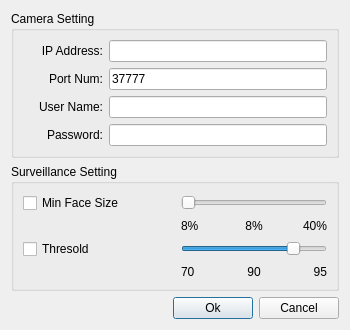
<?xml version="1.0" encoding="UTF-8"?>
<ui version="4.0">
 <class>IpCameraOneSettingDlg</class>
 <widget class="QDialog" name="IpCameraOneSettingDlg">
  <property name="geometry">
   <rect>
    <x>0</x>
    <y>0</y>
    <width>350</width>
    <height>330</height>
   </rect>
  </property>
  <property name="minimumSize">
   <size>
    <width>350</width>
    <height>330</height>
   </size>
  </property>
  <property name="maximumSize">
   <size>
    <width>350</width>
    <height>330</height>
   </size>
  </property>
  <property name="windowTitle">
   <string>Chanel Setting</string>
  </property>
  <layout class="QGridLayout" name="gridLayout_3">
   <item row="0" column="0">
    <widget class="QGroupBox" name="groupBox">
     <property name="title">
      <string>Camera Setting</string>
     </property>
     <layout class="QGridLayout" name="gridLayout">
      <item row="0" column="0">
       <layout class="QHBoxLayout" name="horizontalLayout_4">
        <item>
         <widget class="QLabel" name="lblIpAddress">
          <property name="minimumSize">
           <size>
            <width>80</width>
            <height>0</height>
           </size>
          </property>
          <property name="maximumSize">
           <size>
            <width>80</width>
            <height>16777215</height>
           </size>
          </property>
          <property name="text">
           <string>IP Address:</string>
          </property>
          <property name="alignment">
           <set>Qt::AlignRight|Qt::AlignTrailing|Qt::AlignVCenter</set>
          </property>
         </widget>
        </item>
        <item>
         <widget class="QLineEdit" name="editIpAddress"/>
        </item>
       </layout>
      </item>
      <item row="1" column="0">
       <layout class="QHBoxLayout" name="horizontalLayout_5">
        <item>
         <widget class="QLabel" name="lblUserName_2">
          <property name="minimumSize">
           <size>
            <width>80</width>
            <height>0</height>
           </size>
          </property>
          <property name="maximumSize">
           <size>
            <width>80</width>
            <height>16777215</height>
           </size>
          </property>
          <property name="text">
           <string>Port Num:</string>
          </property>
          <property name="alignment">
           <set>Qt::AlignRight|Qt::AlignTrailing|Qt::AlignVCenter</set>
          </property>
         </widget>
        </item>
        <item>
         <widget class="QLineEdit" name="editPortNum">
          <property name="text">
           <string>37777</string>
          </property>
          <property name="maxLength">
           <number>6</number>
          </property>
         </widget>
        </item>
       </layout>
      </item>
      <item row="2" column="0">
       <layout class="QHBoxLayout" name="horizontalLayout_3">
        <item>
         <widget class="QLabel" name="lblUserName">
          <property name="minimumSize">
           <size>
            <width>80</width>
            <height>0</height>
           </size>
          </property>
          <property name="maximumSize">
           <size>
            <width>80</width>
            <height>16777215</height>
           </size>
          </property>
          <property name="text">
           <string>User Name:</string>
          </property>
          <property name="alignment">
           <set>Qt::AlignRight|Qt::AlignTrailing|Qt::AlignVCenter</set>
          </property>
         </widget>
        </item>
        <item>
         <widget class="QLineEdit" name="editUserName"/>
        </item>
       </layout>
      </item>
      <item row="3" column="0">
       <layout class="QHBoxLayout" name="horizontalLayout_2">
        <item>
         <widget class="QLabel" name="lblPassword">
          <property name="minimumSize">
           <size>
            <width>80</width>
            <height>0</height>
           </size>
          </property>
          <property name="maximumSize">
           <size>
            <width>80</width>
            <height>16777215</height>
           </size>
          </property>
          <property name="text">
           <string>Password:</string>
          </property>
          <property name="alignment">
           <set>Qt::AlignRight|Qt::AlignTrailing|Qt::AlignVCenter</set>
          </property>
         </widget>
        </item>
        <item>
         <widget class="QLineEdit" name="editPassword">
          <property name="echoMode">
           <enum>QLineEdit::Password</enum>
          </property>
         </widget>
        </item>
       </layout>
      </item>
     </layout>
    </widget>
   </item>
   <item row="1" column="0">
    <widget class="QGroupBox" name="groupBox_2">
     <property name="title">
      <string>Surveillance Setting</string>
     </property>
     <layout class="QGridLayout" name="gridLayout_2">
      <item row="1" column="3">
       <widget class="QLabel" name="m_lblCurFaceSize_Min">
        <property name="text">
         <string>8%</string>
        </property>
        <property name="alignment">
         <set>Qt::AlignCenter</set>
        </property>
       </widget>
      </item>
      <item row="0" column="0">
       <widget class="QCheckBox" name="m_chkFaceSize">
        <property name="text">
         <string>Min Face Size</string>
        </property>
       </widget>
      </item>
      <item row="1" column="4">
       <widget class="QLabel" name="m_lblMaxFaceSize_Min">
        <property name="text">
         <string>40%</string>
        </property>
        <property name="alignment">
         <set>Qt::AlignRight|Qt::AlignTrailing|Qt::AlignVCenter</set>
        </property>
       </widget>
      </item>
      <item row="1" column="2">
       <widget class="QLabel" name="m_lblMinFaceSize_Min">
        <property name="text">
         <string>8%</string>
        </property>
       </widget>
      </item>
      <item row="2" column="0" colspan="2">
       <widget class="QCheckBox" name="m_chkThresold">
        <property name="text">
         <string>Thresold</string>
        </property>
       </widget>
      </item>
      <item row="2" column="2" colspan="3">
       <widget class="QSlider" name="m_sldThresold">
        <property name="minimum">
         <number>70</number>
        </property>
        <property name="maximum">
         <number>95</number>
        </property>
        <property name="pageStep">
         <number>1</number>
        </property>
        <property name="value">
         <number>90</number>
        </property>
        <property name="orientation">
         <enum>Qt::Horizontal</enum>
        </property>
       </widget>
      </item>
      <item row="3" column="4">
       <widget class="QLabel" name="m_lblMaxThresold">
        <property name="text">
         <string>95</string>
        </property>
        <property name="alignment">
         <set>Qt::AlignRight|Qt::AlignTrailing|Qt::AlignVCenter</set>
        </property>
       </widget>
      </item>
      <item row="3" column="3">
       <widget class="QLabel" name="m_lblCurThresold">
        <property name="text">
         <string>90</string>
        </property>
        <property name="alignment">
         <set>Qt::AlignCenter</set>
        </property>
       </widget>
      </item>
      <item row="3" column="2">
       <widget class="QLabel" name="m_lblMinThresold">
        <property name="text">
         <string>70</string>
        </property>
       </widget>
      </item>
      <item row="0" column="2" colspan="3">
       <widget class="QSlider" name="m_sldMinFaceSize">
        <property name="minimum">
         <number>8</number>
        </property>
        <property name="maximum">
         <number>40</number>
        </property>
        <property name="value">
         <number>8</number>
        </property>
        <property name="orientation">
         <enum>Qt::Horizontal</enum>
        </property>
       </widget>
      </item>
     </layout>
    </widget>
   </item>
   <item row="2" column="0">
    <spacer name="verticalSpacer">
     <property name="orientation">
      <enum>Qt::Vertical</enum>
     </property>
     <property name="sizeHint" stdset="0">
      <size>
       <width>208</width>
       <height>18</height>
      </size>
     </property>
    </spacer>
   </item>
   <item row="3" column="0">
    <layout class="QHBoxLayout" name="horizontalLayout">
     <item>
      <spacer name="horizontalSpacer">
       <property name="orientation">
        <enum>Qt::Horizontal</enum>
       </property>
       <property name="sizeHint" stdset="0">
        <size>
         <width>40</width>
         <height>20</height>
        </size>
       </property>
      </spacer>
     </item>
     <item>
      <widget class="QPushButton" name="btnOk">
       <property name="text">
        <string>Ok</string>
       </property>
      </widget>
     </item>
     <item>
      <widget class="QPushButton" name="btnCancel">
       <property name="text">
        <string>Cancel</string>
       </property>
      </widget>
     </item>
    </layout>
   </item>
  </layout>
 </widget>
 <resources/>
 <connections/>
</ui>
